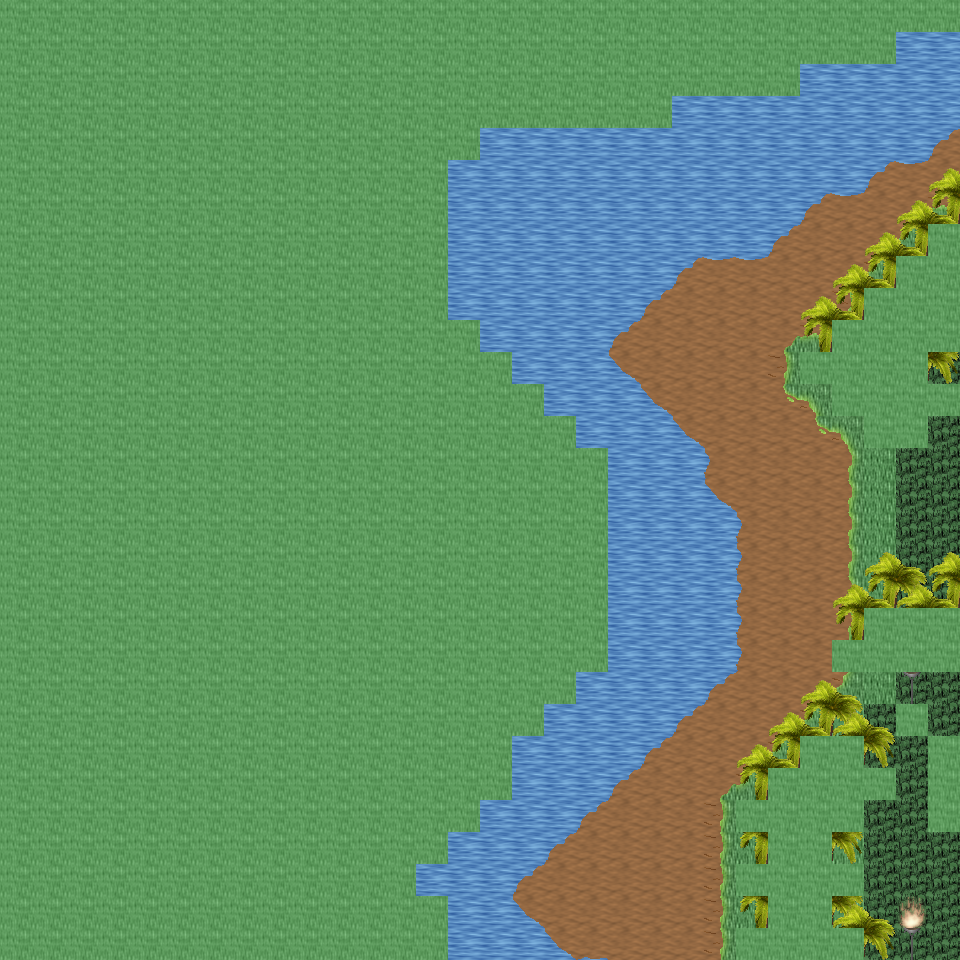

Rendered tile map (Tiled .tmx) drawn with the repository's tilesets; below, a short description and the map source with its tile grids summarised:
An orthogonal 30x30 tile map with 32x32 px tiles, 6 tile layers (Ground, Object, Object2, Above, ...), 26 tilesets and 7 objects (7x mapExit).

<map version="1.0" orientation="orthogonal" renderorder="right-down" width="30" height="30" tilewidth="32" tileheight="32" nextobjectid="8">
  <tileset firstgid="1" name="tileset_ground_ground" tilewidth="32" tileheight="32" tilecount="33" columns="3">
    <image source="../drawable/tileset_ground_ground.png" width="96" height="352" />
  </tileset>
  <tileset firstgid="34" name="tileset_ground_water_pool" tilewidth="32" tileheight="32" tilecount="72" columns="3">
    <image source="../drawable/tileset_ground_water_pool.png" width="96" height="768" />
  </tileset>
  <tileset firstgid="106" name="tileset_ground_water_pool_deep" tilewidth="32" tileheight="32" tilecount="72" columns="3">
    <image source="../drawable/tileset_ground_water_pool_deep.png" width="96" height="768" />
  </tileset>
  <tileset firstgid="178" name="tileset_ground_water_pool_corners" tilewidth="32" tileheight="32" tilecount="72" columns="3">
    <image source="../drawable/tileset_ground_water_pool_corners.png" width="96" height="768" />
  </tileset>
  <tileset firstgid="250" name="tileset_ground_grass_edges" tilewidth="32" tileheight="32" tilecount="36" columns="12">
    <image source="../drawable/tileset_ground_grass_edges.png" width="384" height="96" />
  </tileset>
  <tileset firstgid="286" name="tileset_ground_grass_corners" tilewidth="32" tileheight="32" tilecount="24" columns="6">
    <image source="../drawable/tileset_ground_grass_corners.png" width="192" height="128" />
  </tileset>
  <tileset firstgid="310" name="tileset_ground_ladder_vertical_dark" tilewidth="32" tileheight="32" tilecount="3" columns="3">
    <image source="../drawable/tileset_ground_ladder_vertical_dark.png" width="96" height="32" />
  </tileset>
  <tileset firstgid="313" name="tileset_plant_tree_palm_tree" tilewidth="32" tileheight="32" tilecount="6" columns="2">
    <image source="../drawable/tileset_plant_tree_palm_tree.png" width="64" height="96" />
  </tileset>
  <tileset firstgid="319" name="tileset_plant_tree_tree_realistic" tilewidth="32" tileheight="32" tilecount="16" columns="4">
    <image source="../drawable/tileset_plant_tree_tree_realistic.png" width="128" height="128" />
  </tileset>
  <tileset firstgid="335" name="tileset_logic_creature_animal" tilewidth="32" tileheight="32" tilecount="32" columns="8">
    <image source="../drawable/tileset_logic_creature_animal.png" width="256" height="128" />
  </tileset>
  <tileset firstgid="367" name="tileset_logic_collision" tilewidth="32" tileheight="32" tilecount="1" columns="1">
    <image source="../drawable/tileset_logic_collision.png" width="32" height="32" />
  </tileset>
  <tileset firstgid="368" name="tileset_plant_bush_various_small" tilewidth="32" tileheight="32" tilecount="9" columns="3">
    <image source="../drawable/tileset_plant_bush_various_small.png" width="96" height="96" />
  </tileset>
  <tileset firstgid="377" name="tileset_ground_ridge_earth_pale" tilewidth="32" tileheight="32" tilecount="96" columns="12">
    <image source="../drawable/tileset_ground_ridge_earth_pale.png" width="384" height="256" />
  </tileset>
  <tileset firstgid="473" name="tileset_object_tent" tilewidth="32" tileheight="32" tilecount="9" columns="3">
    <image source="../drawable/tileset_object_tent.png" width="96" height="96" />
  </tileset>
  <tileset firstgid="482" name="tileset_logic_creature_amazon" tilewidth="32" tileheight="32" tilecount="16" columns="8">
    <image source="../drawable/tileset_logic_creature_amazon.png" width="256" height="64" />
  </tileset>
  <tileset firstgid="498" name="tileset_furniture_light_iron_lamp" tilewidth="32" tileheight="32" tilecount="3" columns="1">
    <image source="../drawable/tileset_furniture_light_iron_lamp.png" width="32" height="96" />
  </tileset>
  <tileset firstgid="501" name="tileset_furniture_light_flames" tilewidth="32" tileheight="32" tilecount="6" columns="6">
    <image source="../drawable/tileset_furniture_light_flames.png" width="192" height="32" />
  </tileset>
  <tileset firstgid="507" name="tileset_ground_rock_rocks_2" tilewidth="32" tileheight="32" tilecount="4" columns="2">
    <image source="../drawable/tileset_ground_rock_rocks_2.png" width="64" height="64" />
  </tileset>
  <tileset firstgid="511" name="tileset_logic_portal" tilewidth="32" tileheight="32" tilecount="24" columns="8">
    <image source="../drawable/tileset_logic_portal.png" width="256" height="96" />
  </tileset>
  <tileset firstgid="535" name="tileset_logic_item_fruits" tilewidth="32" tileheight="32" tilecount="16" columns="8">
    <image source="../drawable/tileset_logic_item_fruits.png" width="256" height="64" />
  </tileset>
  <tileset firstgid="551" name="tileset_plant_pineapple_plant" tilewidth="32" tileheight="32" tilecount="6" columns="2">
    <image source="../drawable/tileset_plant_pineapple_plant.png" width="64" height="96" />
  </tileset>
  <tileset firstgid="557" name="tileset_ground_grass_2" tilewidth="32" tileheight="32" tilecount="21" columns="3">
    <image source="../drawable/tileset_ground_grass_2.png" width="96" height="224" />
  </tileset>
  <tileset firstgid="578" name="tileset_light_dim_yellow_light_7x5" tilewidth="32" tileheight="32" tilecount="35" columns="7">
    <image source="../drawable/tileset_light_dim_yellow_light_7x5.png" width="224" height="160" />
  </tileset>
  <tileset firstgid="613" name="tileset_light_yellow_light_5x5" tilewidth="32" tileheight="32" tilecount="25" columns="5">
    <image source="../drawable/tileset_light_yellow_light_5x5.png" width="160" height="160" />
  </tileset>
  <tileset firstgid="638" name="tileset_logic_creature_spider" tilewidth="32" tileheight="32" tilecount="3" columns="3">
    <image source="../drawable/tileset_logic_creature_spider.png" width="96" height="32" />
  </tileset>
  <tileset firstgid="641" name="tileset_logic_creature_reptile" tilewidth="32" tileheight="32" tilecount="7" columns="7">
    <image source="../drawable/tileset_logic_creature_reptile.png" width="224" height="32" />
  </tileset>
  <layer name="Ground" width="30" height="30">
    <data>[900 cells, 899 non-empty, 14 distinct tile ids]</data>
  </layer>
  <layer name="Object" width="30" height="30">
    <data>[900 cells, 121 non-empty, 20 distinct tile ids]</data>
  </layer>
  <layer name="Object2" width="30" height="30">
    <data>[900 cells, 34 non-empty, 3 distinct tile ids]</data>
  </layer>
  <layer name="Above" width="30" height="30">
    <data>[900 cells, 67 non-empty, 6 distinct tile ids]</data>
  </layer>
  <layer name="Above2" width="30" height="30">
    <data>[900 cells, 13 non-empty, 2 distinct tile ids]</data>
  </layer>
  <layer name="Walkable" width="30" height="30">
    <data>[900 cells, 578 non-empty, 1 distinct tile ids]</data>
  </layer>
  <objectgroup name="MapEvents">
    <object id="1" name="south" type="mapExit" x="448" y="928" width="288" height="32">
      <properties>
        <property name="map" value="level_0_x256_y12" />
        <property name="x" value="14" />
        <property name="y" value="1" />
      </properties>
    </object>
    <object id="2" name="south2" type="mapExit" x="864" y="928" width="96" height="32">
      <properties>
        <property name="map" value="level_0_x256_y12" />
        <property name="x" value="27" />
        <property name="y" value="1" />
      </properties>
    </object>
    <object id="3" name="east" type="mapExit" x="928" y="32" width="32" height="192">
      <properties>
        <property name="map" value="level_0_x257_y11" />
        <property name="x" value="1" />
        <property name="y" value="1" />
      </properties>
    </object>
    <object id="4" name="east2" type="mapExit" x="928" y="352" width="32" height="32">
      <properties>
        <property name="map" value="level_0_x257_y11" />
        <property name="x" value="1" />
        <property name="y" value="11" />
      </properties>
    </object>
    </objectgroup>
</map>
<!-- 3 of 7 objects omitted -->
